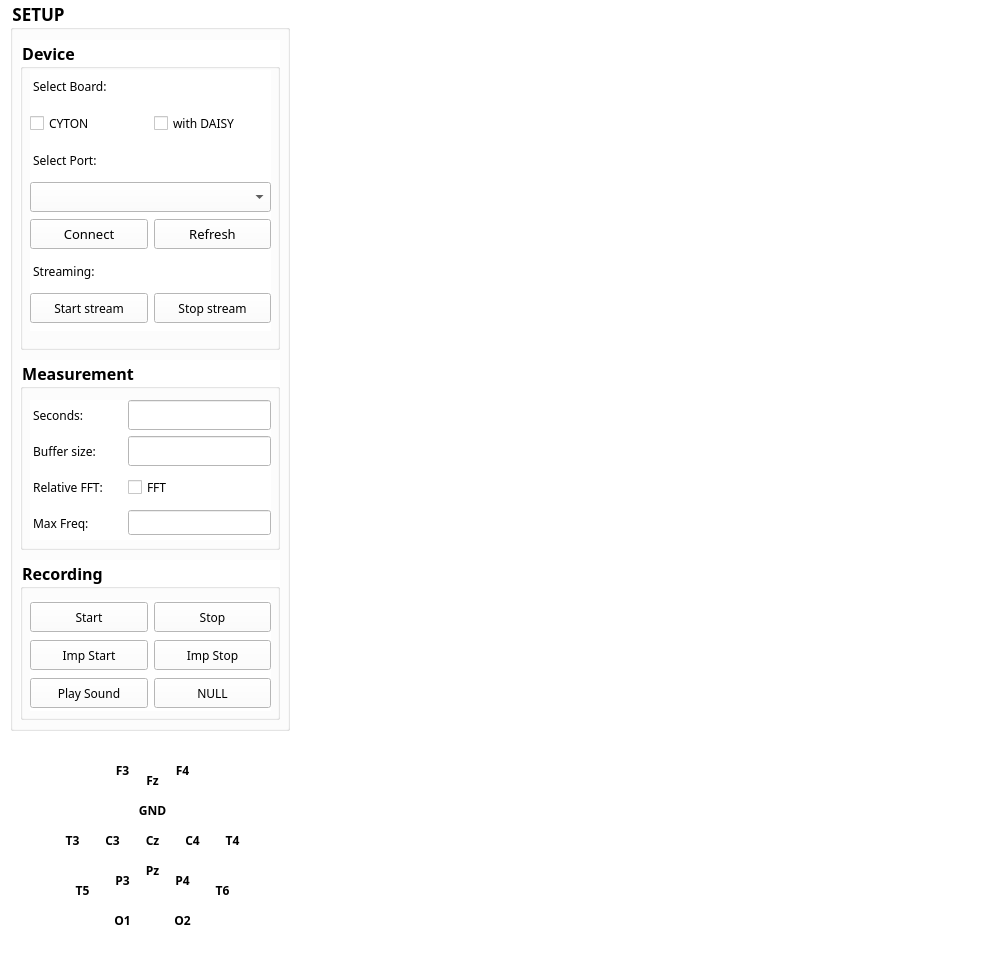
<?xml version="1.0" encoding="UTF-8"?>
<ui version="4.0">
 <class>MainWindow</class>
 <widget class="QWidget" name="MainWindow">
  <property name="geometry">
   <rect>
    <x>0</x>
    <y>0</y>
    <width>1000</width>
    <height>970</height>
   </rect>
  </property>
  <property name="font">
   <font>
    <family>Malgun Gothic</family>
   </font>
  </property>
  <property name="windowTitle">
   <string>MainWindow</string>
  </property>
  <property name="styleSheet">
   <string notr="true">background-color:white</string>
  </property>
  <widget class="QWidget" name="centralwidget" native="true">
   <property name="geometry">
    <rect>
     <x>0</x>
     <y>0</y>
     <width>991</width>
     <height>960</height>
    </rect>
   </property>
   <widget class="QWidget" name="verticalLayoutWidget">
    <property name="geometry">
     <rect>
      <x>320</x>
      <y>10</y>
      <width>741</width>
      <height>911</height>
     </rect>
    </property>
    <layout class="QVBoxLayout" name="graph_layout">
     <property name="spacing">
      <number>10</number>
     </property>
    </layout>
   </widget>
   <widget class="QGroupBox" name="groupBox_2">
    <property name="geometry">
     <rect>
      <x>10</x>
      <y>0</y>
      <width>280</width>
      <height>731</height>
     </rect>
    </property>
    <property name="font">
     <font>
      <family>Malgun Gothic</family>
      <pointsize>13</pointsize>
      <weight>75</weight>
      <bold>true</bold>
     </font>
    </property>
    <property name="title">
     <string>SETUP</string>
    </property>
    <widget class="QGroupBox" name="groupBox_4">
     <property name="geometry">
      <rect>
       <x>10</x>
       <y>40</y>
       <width>260</width>
       <height>310</height>
      </rect>
     </property>
     <property name="minimumSize">
      <size>
       <width>0</width>
       <height>310</height>
      </size>
     </property>
     <property name="maximumSize">
      <size>
       <width>16777215</width>
       <height>310</height>
      </size>
     </property>
     <property name="font">
      <font>
       <family>Malgun Gothic</family>
       <pointsize>12</pointsize>
       <weight>75</weight>
       <bold>true</bold>
      </font>
     </property>
     <property name="title">
      <string>Device</string>
     </property>
     <widget class="QWidget" name="gridLayoutWidget_2">
      <property name="geometry">
       <rect>
        <x>10</x>
        <y>30</y>
        <width>241</width>
        <height>261</height>
       </rect>
      </property>
      <layout class="QGridLayout" name="gridLayout_2">
       <item row="3" column="0" colspan="2">
        <widget class="QComboBox" name="port_COMB">
         <property name="minimumSize">
          <size>
           <width>0</width>
           <height>30</height>
          </size>
         </property>
         <property name="maximumSize">
          <size>
           <width>16777215</width>
           <height>30</height>
          </size>
         </property>
         <property name="font">
          <font>
           <family>Malgun Gothic</family>
          </font>
         </property>
        </widget>
       </item>
       <item row="4" column="0">
        <widget class="QPushButton" name="connect_PB">
         <property name="minimumSize">
          <size>
           <width>0</width>
           <height>30</height>
          </size>
         </property>
         <property name="maximumSize">
          <size>
           <width>16777215</width>
           <height>30</height>
          </size>
         </property>
         <property name="font">
          <font>
           <family>Malgun Gothic</family>
           <pointsize>10</pointsize>
           <weight>50</weight>
           <bold>false</bold>
          </font>
         </property>
         <property name="text">
          <string>Connect</string>
         </property>
        </widget>
       </item>
       <item row="0" column="0" colspan="2">
        <widget class="QLabel" name="label_5">
         <property name="minimumSize">
          <size>
           <width>0</width>
           <height>30</height>
          </size>
         </property>
         <property name="maximumSize">
          <size>
           <width>16777215</width>
           <height>30</height>
          </size>
         </property>
         <property name="font">
          <font>
           <family>Malgun Gothic</family>
          </font>
         </property>
         <property name="text">
          <string> Select Board:  </string>
         </property>
        </widget>
       </item>
       <item row="6" column="0">
        <widget class="QPushButton" name="start_PB">
         <property name="minimumSize">
          <size>
           <width>0</width>
           <height>30</height>
          </size>
         </property>
         <property name="maximumSize">
          <size>
           <width>16777215</width>
           <height>30</height>
          </size>
         </property>
         <property name="font">
          <font>
           <family>Malgun Gothic</family>
          </font>
         </property>
         <property name="text">
          <string>Start stream</string>
         </property>
        </widget>
       </item>
       <item row="1" column="0">
        <widget class="QCheckBox" name="cyton_CB">
         <property name="sizePolicy">
          <sizepolicy hsizetype="Minimum" vsizetype="Fixed">
           <horstretch>0</horstretch>
           <verstretch>0</verstretch>
          </sizepolicy>
         </property>
         <property name="minimumSize">
          <size>
           <width>0</width>
           <height>30</height>
          </size>
         </property>
         <property name="maximumSize">
          <size>
           <width>16777215</width>
           <height>30</height>
          </size>
         </property>
         <property name="font">
          <font>
           <family>Malgun Gothic</family>
          </font>
         </property>
         <property name="text">
          <string>CYTON</string>
         </property>
        </widget>
       </item>
       <item row="1" column="1">
        <widget class="QCheckBox" name="daisy_CB">
         <property name="minimumSize">
          <size>
           <width>0</width>
           <height>30</height>
          </size>
         </property>
         <property name="maximumSize">
          <size>
           <width>16777215</width>
           <height>30</height>
          </size>
         </property>
         <property name="font">
          <font>
           <family>Malgun Gothic</family>
          </font>
         </property>
         <property name="text">
          <string>with DAISY</string>
         </property>
        </widget>
       </item>
       <item row="6" column="1">
        <widget class="QPushButton" name="stop_PB">
         <property name="minimumSize">
          <size>
           <width>0</width>
           <height>30</height>
          </size>
         </property>
         <property name="maximumSize">
          <size>
           <width>16777215</width>
           <height>30</height>
          </size>
         </property>
         <property name="font">
          <font>
           <family>Malgun Gothic</family>
          </font>
         </property>
         <property name="text">
          <string>Stop stream</string>
         </property>
        </widget>
       </item>
       <item row="4" column="1">
        <widget class="QPushButton" name="refresh_PB">
         <property name="minimumSize">
          <size>
           <width>0</width>
           <height>30</height>
          </size>
         </property>
         <property name="maximumSize">
          <size>
           <width>16777215</width>
           <height>30</height>
          </size>
         </property>
         <property name="font">
          <font>
           <family>Malgun Gothic</family>
           <pointsize>10</pointsize>
           <weight>50</weight>
           <bold>false</bold>
          </font>
         </property>
         <property name="text">
          <string>Refresh</string>
         </property>
        </widget>
       </item>
       <item row="2" column="0" colspan="2">
        <widget class="QLabel" name="label_4">
         <property name="minimumSize">
          <size>
           <width>0</width>
           <height>30</height>
          </size>
         </property>
         <property name="maximumSize">
          <size>
           <width>16777215</width>
           <height>30</height>
          </size>
         </property>
         <property name="font">
          <font>
           <family>Malgun Gothic</family>
          </font>
         </property>
         <property name="text">
          <string> Select Port:  </string>
         </property>
        </widget>
       </item>
       <item row="5" column="0" colspan="2">
        <widget class="QLabel" name="label_6">
         <property name="minimumSize">
          <size>
           <width>0</width>
           <height>30</height>
          </size>
         </property>
         <property name="maximumSize">
          <size>
           <width>16777215</width>
           <height>30</height>
          </size>
         </property>
         <property name="font">
          <font>
           <family>Malgun Gothic</family>
          </font>
         </property>
         <property name="text">
          <string> Streaming: </string>
         </property>
        </widget>
       </item>
      </layout>
     </widget>
    </widget>
    <widget class="QGroupBox" name="groupBox_3">
     <property name="geometry">
      <rect>
       <x>10</x>
       <y>360</y>
       <width>260</width>
       <height>190</height>
      </rect>
     </property>
     <property name="minimumSize">
      <size>
       <width>0</width>
       <height>190</height>
      </size>
     </property>
     <property name="maximumSize">
      <size>
       <width>16777215</width>
       <height>190</height>
      </size>
     </property>
     <property name="font">
      <font>
       <family>Malgun Gothic</family>
       <pointsize>12</pointsize>
       <weight>75</weight>
       <bold>true</bold>
      </font>
     </property>
     <property name="title">
      <string>Measurement</string>
     </property>
     <widget class="QWidget" name="gridLayoutWidget">
      <property name="geometry">
       <rect>
        <x>10</x>
        <y>40</y>
        <width>241</width>
        <height>140</height>
       </rect>
      </property>
      <layout class="QGridLayout" name="gridLayout">
       <item row="0" column="1">
        <widget class="QLineEdit" name="time_LE">
         <property name="minimumSize">
          <size>
           <width>0</width>
           <height>30</height>
          </size>
         </property>
         <property name="maximumSize">
          <size>
           <width>16777215</width>
           <height>30</height>
          </size>
         </property>
         <property name="font">
          <font>
           <family>Malgun Gothic</family>
          </font>
         </property>
        </widget>
       </item>
       <item row="2" column="1">
        <widget class="QCheckBox" name="fft_CB">
         <property name="minimumSize">
          <size>
           <width>0</width>
           <height>30</height>
          </size>
         </property>
         <property name="maximumSize">
          <size>
           <width>16777215</width>
           <height>30</height>
          </size>
         </property>
         <property name="font">
          <font>
           <family>Malgun Gothic</family>
          </font>
         </property>
         <property name="layoutDirection">
          <enum>Qt::LeftToRight</enum>
         </property>
         <property name="text">
          <string>FFT</string>
         </property>
        </widget>
       </item>
       <item row="0" column="0">
        <widget class="QLabel" name="label">
         <property name="minimumSize">
          <size>
           <width>0</width>
           <height>30</height>
          </size>
         </property>
         <property name="maximumSize">
          <size>
           <width>16777215</width>
           <height>30</height>
          </size>
         </property>
         <property name="font">
          <font>
           <family>Malgun Gothic</family>
          </font>
         </property>
         <property name="text">
          <string> Seconds: </string>
         </property>
        </widget>
       </item>
       <item row="3" column="1">
        <widget class="QLineEdit" name="freq_LE">
         <property name="font">
          <font>
           <family>Malgun Gothic</family>
          </font>
         </property>
        </widget>
       </item>
       <item row="3" column="0">
        <widget class="QLabel" name="label_3">
         <property name="minimumSize">
          <size>
           <width>0</width>
           <height>30</height>
          </size>
         </property>
         <property name="maximumSize">
          <size>
           <width>16777215</width>
           <height>30</height>
          </size>
         </property>
         <property name="font">
          <font>
           <family>Malgun Gothic</family>
          </font>
         </property>
         <property name="text">
          <string> Max Freq:    </string>
         </property>
        </widget>
       </item>
       <item row="2" column="0">
        <widget class="QLabel" name="label_2">
         <property name="minimumSize">
          <size>
           <width>0</width>
           <height>30</height>
          </size>
         </property>
         <property name="maximumSize">
          <size>
           <width>16777215</width>
           <height>30</height>
          </size>
         </property>
         <property name="font">
          <font>
           <family>Malgun Gothic</family>
          </font>
         </property>
         <property name="text">
          <string> Relative FFT:      </string>
         </property>
        </widget>
       </item>
       <item row="1" column="0">
        <widget class="QLabel" name="label_7">
         <property name="minimumSize">
          <size>
           <width>0</width>
           <height>30</height>
          </size>
         </property>
         <property name="maximumSize">
          <size>
           <width>16777215</width>
           <height>30</height>
          </size>
         </property>
         <property name="font">
          <font>
           <family>Malgun Gothic</family>
          </font>
         </property>
         <property name="text">
          <string> Buffer size:</string>
         </property>
        </widget>
       </item>
       <item row="1" column="1">
        <widget class="QLineEdit" name="buffer_LE">
         <property name="minimumSize">
          <size>
           <width>0</width>
           <height>30</height>
          </size>
         </property>
         <property name="maximumSize">
          <size>
           <width>16777215</width>
           <height>30</height>
          </size>
         </property>
        </widget>
       </item>
      </layout>
     </widget>
    </widget>
    <widget class="QGroupBox" name="groupBox_5">
     <property name="geometry">
      <rect>
       <x>10</x>
       <y>560</y>
       <width>260</width>
       <height>160</height>
      </rect>
     </property>
     <property name="minimumSize">
      <size>
       <width>0</width>
       <height>160</height>
      </size>
     </property>
     <property name="maximumSize">
      <size>
       <width>16777215</width>
       <height>160</height>
      </size>
     </property>
     <property name="font">
      <font>
       <family>Malgun Gothic</family>
       <pointsize>12</pointsize>
       <weight>75</weight>
       <bold>true</bold>
      </font>
     </property>
     <property name="title">
      <string>Recording</string>
     </property>
     <widget class="QWidget" name="gridLayoutWidget_3">
      <property name="geometry">
       <rect>
        <x>10</x>
        <y>40</y>
        <width>241</width>
        <height>111</height>
       </rect>
      </property>
      <layout class="QGridLayout" name="gridLayout_3">
       <item row="0" column="0">
        <widget class="QPushButton" name="rec_start_PB">
         <property name="minimumSize">
          <size>
           <width>0</width>
           <height>30</height>
          </size>
         </property>
         <property name="maximumSize">
          <size>
           <width>16777215</width>
           <height>30</height>
          </size>
         </property>
         <property name="font">
          <font>
           <family>Malgun Gothic</family>
          </font>
         </property>
         <property name="text">
          <string>Start</string>
         </property>
        </widget>
       </item>
       <item row="1" column="0">
        <widget class="QPushButton" name="Imp_start_PB">
         <property name="minimumSize">
          <size>
           <width>0</width>
           <height>30</height>
          </size>
         </property>
         <property name="maximumSize">
          <size>
           <width>16777215</width>
           <height>30</height>
          </size>
         </property>
         <property name="font">
          <font>
           <family>Malgun Gothic</family>
          </font>
         </property>
         <property name="text">
          <string>Imp Start</string>
         </property>
        </widget>
       </item>
       <item row="1" column="1">
        <widget class="QPushButton" name="Imp_stop_PB">
         <property name="minimumSize">
          <size>
           <width>0</width>
           <height>30</height>
          </size>
         </property>
         <property name="maximumSize">
          <size>
           <width>16777215</width>
           <height>30</height>
          </size>
         </property>
         <property name="font">
          <font>
           <family>Malgun Gothic</family>
          </font>
         </property>
         <property name="text">
          <string>Imp Stop</string>
         </property>
        </widget>
       </item>
       <item row="0" column="1">
        <widget class="QPushButton" name="rec_stop_PB">
         <property name="minimumSize">
          <size>
           <width>0</width>
           <height>30</height>
          </size>
         </property>
         <property name="maximumSize">
          <size>
           <width>16777215</width>
           <height>30</height>
          </size>
         </property>
         <property name="font">
          <font>
           <family>Malgun Gothic</family>
          </font>
         </property>
         <property name="text">
          <string>Stop</string>
         </property>
        </widget>
       </item>
       <item row="2" column="0">
        <widget class="QPushButton" name="Sound_PB">
         <property name="minimumSize">
          <size>
           <width>0</width>
           <height>30</height>
          </size>
         </property>
         <property name="maximumSize">
          <size>
           <width>16777215</width>
           <height>30</height>
          </size>
         </property>
         <property name="font">
          <font>
           <family>Malgun Gothic</family>
          </font>
         </property>
         <property name="text">
          <string>Play Sound</string>
         </property>
        </widget>
       </item>
       <item row="2" column="1">
        <widget class="QPushButton" name="Null_PB">
         <property name="minimumSize">
          <size>
           <width>0</width>
           <height>30</height>
          </size>
         </property>
         <property name="maximumSize">
          <size>
           <width>16777215</width>
           <height>30</height>
          </size>
         </property>
         <property name="font">
          <font>
           <family>Malgun Gothic</family>
          </font>
         </property>
         <property name="text">
          <string>NULL</string>
         </property>
        </widget>
       </item>
      </layout>
     </widget>
    </widget>
   </widget>
   <widget class="QLabel" name="F3_LB">
    <property name="geometry">
     <rect>
      <x>110</x>
      <y>760</y>
      <width>25</width>
      <height>20</height>
     </rect>
    </property>
    <property name="minimumSize">
     <size>
      <width>0</width>
      <height>20</height>
     </size>
    </property>
    <property name="maximumSize">
     <size>
      <width>16777215</width>
      <height>20</height>
     </size>
    </property>
    <property name="font">
     <font>
      <family>Malgun Gothic</family>
      <weight>75</weight>
      <bold>true</bold>
     </font>
    </property>
    <property name="text">
     <string>F3</string>
    </property>
    <property name="alignment">
     <set>Qt::AlignCenter</set>
    </property>
   </widget>
   <widget class="QLabel" name="F4_LB">
    <property name="geometry">
     <rect>
      <x>170</x>
      <y>760</y>
      <width>25</width>
      <height>20</height>
     </rect>
    </property>
    <property name="minimumSize">
     <size>
      <width>0</width>
      <height>20</height>
     </size>
    </property>
    <property name="maximumSize">
     <size>
      <width>16777215</width>
      <height>20</height>
     </size>
    </property>
    <property name="font">
     <font>
      <family>Malgun Gothic</family>
      <weight>75</weight>
      <bold>true</bold>
     </font>
    </property>
    <property name="text">
     <string>F4</string>
    </property>
    <property name="alignment">
     <set>Qt::AlignCenter</set>
    </property>
   </widget>
   <widget class="QLabel" name="Fz_LB">
    <property name="geometry">
     <rect>
      <x>140</x>
      <y>770</y>
      <width>25</width>
      <height>20</height>
     </rect>
    </property>
    <property name="minimumSize">
     <size>
      <width>0</width>
      <height>20</height>
     </size>
    </property>
    <property name="maximumSize">
     <size>
      <width>16777215</width>
      <height>20</height>
     </size>
    </property>
    <property name="font">
     <font>
      <family>Malgun Gothic</family>
      <weight>75</weight>
      <bold>true</bold>
     </font>
    </property>
    <property name="text">
     <string>Fz</string>
    </property>
    <property name="alignment">
     <set>Qt::AlignCenter</set>
    </property>
   </widget>
   <widget class="QLabel" name="T3_LB">
    <property name="geometry">
     <rect>
      <x>60</x>
      <y>830</y>
      <width>25</width>
      <height>20</height>
     </rect>
    </property>
    <property name="minimumSize">
     <size>
      <width>0</width>
      <height>20</height>
     </size>
    </property>
    <property name="maximumSize">
     <size>
      <width>16777215</width>
      <height>20</height>
     </size>
    </property>
    <property name="font">
     <font>
      <family>Malgun Gothic</family>
      <weight>75</weight>
      <bold>true</bold>
     </font>
    </property>
    <property name="text">
     <string>T3</string>
    </property>
    <property name="alignment">
     <set>Qt::AlignCenter</set>
    </property>
   </widget>
   <widget class="QLabel" name="C3_LB">
    <property name="geometry">
     <rect>
      <x>100</x>
      <y>830</y>
      <width>25</width>
      <height>20</height>
     </rect>
    </property>
    <property name="minimumSize">
     <size>
      <width>0</width>
      <height>20</height>
     </size>
    </property>
    <property name="maximumSize">
     <size>
      <width>16777215</width>
      <height>20</height>
     </size>
    </property>
    <property name="font">
     <font>
      <family>Malgun Gothic</family>
      <weight>75</weight>
      <bold>true</bold>
     </font>
    </property>
    <property name="text">
     <string>C3</string>
    </property>
    <property name="alignment">
     <set>Qt::AlignCenter</set>
    </property>
   </widget>
   <widget class="QLabel" name="Cz_LB">
    <property name="geometry">
     <rect>
      <x>140</x>
      <y>830</y>
      <width>25</width>
      <height>20</height>
     </rect>
    </property>
    <property name="minimumSize">
     <size>
      <width>0</width>
      <height>20</height>
     </size>
    </property>
    <property name="maximumSize">
     <size>
      <width>16777215</width>
      <height>20</height>
     </size>
    </property>
    <property name="font">
     <font>
      <family>Malgun Gothic</family>
      <weight>75</weight>
      <bold>true</bold>
     </font>
    </property>
    <property name="text">
     <string>Cz</string>
    </property>
    <property name="alignment">
     <set>Qt::AlignCenter</set>
    </property>
   </widget>
   <widget class="QLabel" name="C4_LB">
    <property name="geometry">
     <rect>
      <x>180</x>
      <y>830</y>
      <width>25</width>
      <height>20</height>
     </rect>
    </property>
    <property name="minimumSize">
     <size>
      <width>0</width>
      <height>20</height>
     </size>
    </property>
    <property name="maximumSize">
     <size>
      <width>16777215</width>
      <height>20</height>
     </size>
    </property>
    <property name="font">
     <font>
      <family>Malgun Gothic</family>
      <weight>75</weight>
      <bold>true</bold>
     </font>
    </property>
    <property name="text">
     <string>C4</string>
    </property>
    <property name="alignment">
     <set>Qt::AlignCenter</set>
    </property>
   </widget>
   <widget class="QLabel" name="T4_LB">
    <property name="geometry">
     <rect>
      <x>220</x>
      <y>830</y>
      <width>25</width>
      <height>20</height>
     </rect>
    </property>
    <property name="minimumSize">
     <size>
      <width>0</width>
      <height>20</height>
     </size>
    </property>
    <property name="maximumSize">
     <size>
      <width>16777215</width>
      <height>20</height>
     </size>
    </property>
    <property name="font">
     <font>
      <family>Malgun Gothic</family>
      <weight>75</weight>
      <bold>true</bold>
     </font>
    </property>
    <property name="text">
     <string>T4</string>
    </property>
    <property name="alignment">
     <set>Qt::AlignCenter</set>
    </property>
   </widget>
   <widget class="QLabel" name="T5_LB">
    <property name="geometry">
     <rect>
      <x>70</x>
      <y>880</y>
      <width>25</width>
      <height>20</height>
     </rect>
    </property>
    <property name="minimumSize">
     <size>
      <width>0</width>
      <height>20</height>
     </size>
    </property>
    <property name="maximumSize">
     <size>
      <width>16777215</width>
      <height>20</height>
     </size>
    </property>
    <property name="font">
     <font>
      <family>Malgun Gothic</family>
      <weight>75</weight>
      <bold>true</bold>
     </font>
    </property>
    <property name="text">
     <string>T5</string>
    </property>
    <property name="alignment">
     <set>Qt::AlignCenter</set>
    </property>
   </widget>
   <widget class="QLabel" name="P3_LB">
    <property name="geometry">
     <rect>
      <x>110</x>
      <y>870</y>
      <width>25</width>
      <height>20</height>
     </rect>
    </property>
    <property name="minimumSize">
     <size>
      <width>0</width>
      <height>20</height>
     </size>
    </property>
    <property name="maximumSize">
     <size>
      <width>16777215</width>
      <height>20</height>
     </size>
    </property>
    <property name="font">
     <font>
      <family>Malgun Gothic</family>
      <weight>75</weight>
      <bold>true</bold>
     </font>
    </property>
    <property name="text">
     <string>P3</string>
    </property>
    <property name="alignment">
     <set>Qt::AlignCenter</set>
    </property>
   </widget>
   <widget class="QLabel" name="Pz_LB">
    <property name="geometry">
     <rect>
      <x>140</x>
      <y>860</y>
      <width>25</width>
      <height>20</height>
     </rect>
    </property>
    <property name="minimumSize">
     <size>
      <width>0</width>
      <height>20</height>
     </size>
    </property>
    <property name="maximumSize">
     <size>
      <width>16777215</width>
      <height>20</height>
     </size>
    </property>
    <property name="font">
     <font>
      <family>Malgun Gothic</family>
      <weight>75</weight>
      <bold>true</bold>
     </font>
    </property>
    <property name="text">
     <string>Pz</string>
    </property>
    <property name="alignment">
     <set>Qt::AlignCenter</set>
    </property>
   </widget>
   <widget class="QLabel" name="P4_LB">
    <property name="geometry">
     <rect>
      <x>170</x>
      <y>870</y>
      <width>25</width>
      <height>20</height>
     </rect>
    </property>
    <property name="minimumSize">
     <size>
      <width>0</width>
      <height>20</height>
     </size>
    </property>
    <property name="maximumSize">
     <size>
      <width>16777215</width>
      <height>20</height>
     </size>
    </property>
    <property name="font">
     <font>
      <family>Malgun Gothic</family>
      <weight>75</weight>
      <bold>true</bold>
     </font>
    </property>
    <property name="text">
     <string>P4</string>
    </property>
    <property name="alignment">
     <set>Qt::AlignCenter</set>
    </property>
   </widget>
   <widget class="QLabel" name="T6_LB">
    <property name="geometry">
     <rect>
      <x>210</x>
      <y>880</y>
      <width>25</width>
      <height>20</height>
     </rect>
    </property>
    <property name="minimumSize">
     <size>
      <width>0</width>
      <height>20</height>
     </size>
    </property>
    <property name="maximumSize">
     <size>
      <width>16777215</width>
      <height>20</height>
     </size>
    </property>
    <property name="font">
     <font>
      <family>Malgun Gothic</family>
      <weight>75</weight>
      <bold>true</bold>
     </font>
    </property>
    <property name="text">
     <string>T6</string>
    </property>
    <property name="alignment">
     <set>Qt::AlignCenter</set>
    </property>
   </widget>
   <widget class="QLabel" name="O1_LB">
    <property name="geometry">
     <rect>
      <x>110</x>
      <y>910</y>
      <width>25</width>
      <height>20</height>
     </rect>
    </property>
    <property name="minimumSize">
     <size>
      <width>0</width>
      <height>20</height>
     </size>
    </property>
    <property name="maximumSize">
     <size>
      <width>16777215</width>
      <height>20</height>
     </size>
    </property>
    <property name="font">
     <font>
      <family>Malgun Gothic</family>
      <weight>75</weight>
      <bold>true</bold>
     </font>
    </property>
    <property name="text">
     <string>O1</string>
    </property>
    <property name="alignment">
     <set>Qt::AlignCenter</set>
    </property>
   </widget>
   <widget class="QLabel" name="O2_LB">
    <property name="geometry">
     <rect>
      <x>170</x>
      <y>910</y>
      <width>25</width>
      <height>20</height>
     </rect>
    </property>
    <property name="minimumSize">
     <size>
      <width>0</width>
      <height>20</height>
     </size>
    </property>
    <property name="maximumSize">
     <size>
      <width>16777215</width>
      <height>20</height>
     </size>
    </property>
    <property name="font">
     <font>
      <family>Malgun Gothic</family>
      <weight>75</weight>
      <bold>true</bold>
     </font>
    </property>
    <property name="text">
     <string>O2</string>
    </property>
    <property name="alignment">
     <set>Qt::AlignCenter</set>
    </property>
   </widget>
   <widget class="QLabel" name="GND_LB">
    <property name="geometry">
     <rect>
      <x>130</x>
      <y>800</y>
      <width>45</width>
      <height>20</height>
     </rect>
    </property>
    <property name="minimumSize">
     <size>
      <width>45</width>
      <height>20</height>
     </size>
    </property>
    <property name="maximumSize">
     <size>
      <width>45</width>
      <height>20</height>
     </size>
    </property>
    <property name="font">
     <font>
      <family>Malgun Gothic</family>
      <weight>75</weight>
      <bold>true</bold>
     </font>
    </property>
    <property name="text">
     <string>GND</string>
    </property>
    <property name="alignment">
     <set>Qt::AlignCenter</set>
    </property>
   </widget>
  </widget>
  <widget class="QStatusBar" name="statusbar">
   <property name="geometry">
    <rect>
     <x>0</x>
     <y>0</y>
     <width>3</width>
     <height>21</height>
    </rect>
   </property>
  </widget>
  <action name="actionSave_As">
   <property name="text">
    <string>Save As</string>
   </property>
   <property name="font">
    <font>
     <family>Malgun Gothic</family>
    </font>
   </property>
  </action>
  <action name="actionNew_File">
   <property name="text">
    <string>New File</string>
   </property>
   <property name="font">
    <font>
     <family>Malgun Gothic</family>
    </font>
   </property>
  </action>
 </widget>
 <resources/>
 <connections/>
</ui>
